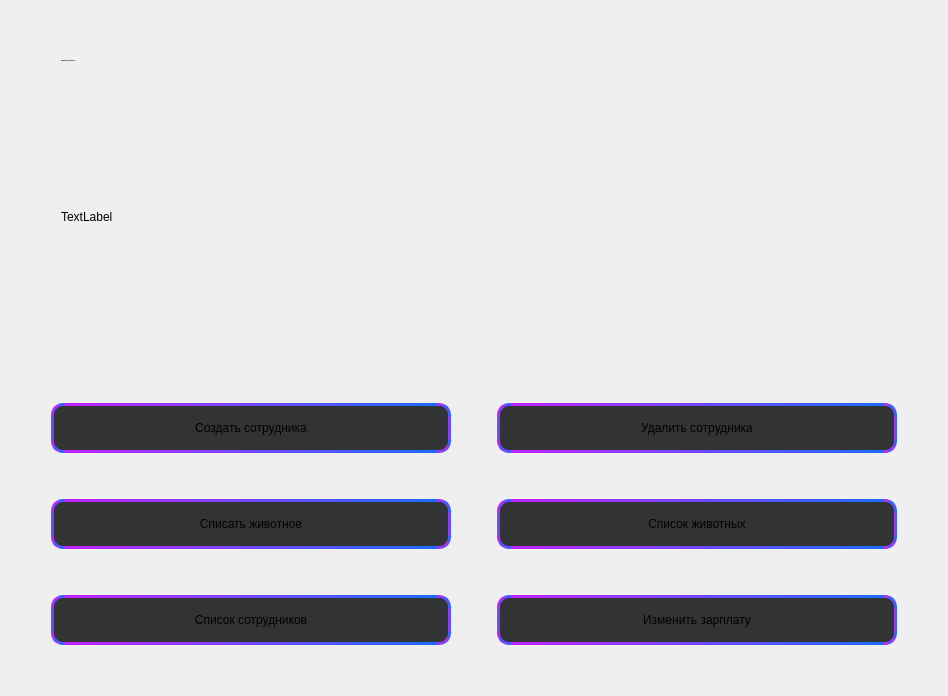
      <widget class="QWidget" name="tab_head_household">
       <property name="enabled">
        <bool>true</bool>
       </property>
       <attribute name="title">
        <string>Заведующий хозяйством</string>
       </attribute>
       <layout class="QVBoxLayout" name="verticalLayout_8">
        <item>
         <layout class="QVBoxLayout" name="verticalLayout_7">
          <item>
           <spacer name="verticalSpacer_53">
            <property name="orientation">
             <enum>Qt::Vertical</enum>
            </property>
            <property name="sizeHint" stdset="0">
             <size>
              <width>20</width>
              <height>40</height>
             </size>
            </property>
           </spacer>
          </item>
          <item>
           <layout class="QHBoxLayout" name="horizontalLayout_8">
            <item>
             <spacer name="horizontalSpacer_65">
              <property name="orientation">
               <enum>Qt::Horizontal</enum>
              </property>
              <property name="sizeType">
               <enum>QSizePolicy::Preferred</enum>
              </property>
              <property name="sizeHint" stdset="0">
               <size>
                <width>50</width>
                <height>20</height>
               </size>
              </property>
             </spacer>
            </item>
            <item>
             <widget class="QLabel" name="lbl_hi_3">
              <property name="font">
               <font>
                <family>Roboto</family>
                <pointsize>-1</pointsize>
                <weight>75</weight>
                <bold>true</bold>
               </font>
              </property>
              <property name="text">
               <string>Здравствуйте, Пользователь !</string>
              </property>
              <property name="alignment">
               <set>Qt::AlignLeading|Qt::AlignLeft|Qt::AlignVCenter</set>
              </property>
             </widget>
            </item>
            <item>
             <spacer name="horizontalSpacer_66">
              <property name="orientation">
               <enum>Qt::Horizontal</enum>
              </property>
              <property name="sizeHint" stdset="0">
               <size>
                <width>40</width>
                <height>20</height>
               </size>
              </property>
             </spacer>
            </item>
           </layout>
          </item>
          <item>
           <spacer name="verticalSpacer_54">
            <property name="orientation">
             <enum>Qt::Vertical</enum>
            </property>
            <property name="sizeHint" stdset="0">
             <size>
              <width>20</width>
              <height>40</height>
             </size>
            </property>
           </spacer>
          </item>
          <item>
           <layout class="QHBoxLayout" name="horizontalLayout_11">
            <item>
             <spacer name="horizontalSpacer_67">
              <property name="orientation">
               <enum>Qt::Horizontal</enum>
              </property>
              <property name="sizeType">
               <enum>QSizePolicy::Minimum</enum>
              </property>
              <property name="sizeHint" stdset="0">
               <size>
                <width>50</width>
                <height>20</height>
               </size>
              </property>
             </spacer>
            </item>
            <item>
             <widget class="QLabel" name="lbl_descript_3">
              <property name="text">
               <string>TextLabel</string>
              </property>
             </widget>
            </item>
            <item>
             <spacer name="horizontalSpacer_68">
              <property name="orientation">
               <enum>Qt::Horizontal</enum>
              </property>
              <property name="sizeType">
               <enum>QSizePolicy::Preferred</enum>
              </property>
              <property name="sizeHint" stdset="0">
               <size>
                <width>40</width>
                <height>20</height>
               </size>
              </property>
             </spacer>
            </item>
            <item>
             <widget class="QLabel" name="img_house_hold">
              <property name="minimumSize">
               <size>
                <width>200</width>
                <height>200</height>
               </size>
              </property>
              <property name="maximumSize">
               <size>
                <width>200</width>
                <height>200</height>
               </size>
              </property>
              <property name="text">
               <string/>
              </property>
              <property name="scaledContents">
               <bool>true</bool>
              </property>
             </widget>
            </item>
            <item>
             <spacer name="horizontalSpacer_69">
              <property name="orientation">
               <enum>Qt::Horizontal</enum>
              </property>
              <property name="sizeType">
               <enum>QSizePolicy::Minimum</enum>
              </property>
              <property name="sizeHint" stdset="0">
               <size>
                <width>40</width>
                <height>20</height>
               </size>
              </property>
             </spacer>
            </item>
           </layout>
          </item>
          <item>
           <spacer name="verticalSpacer_55">
            <property name="orientation">
             <enum>Qt::Vertical</enum>
            </property>
            <property name="sizeHint" stdset="0">
             <size>
              <width>20</width>
              <height>40</height>
             </size>
            </property>
           </spacer>
          </item>
          <item>
           <layout class="QGridLayout" name="gridLayout_5">
            <item row="3" column="5">
             <spacer name="horizontalSpacer_45">
              <property name="orientation">
               <enum>Qt::Horizontal</enum>
              </property>
              <property name="sizeHint" stdset="0">
               <size>
                <width>40</width>
                <height>20</height>
               </size>
              </property>
             </spacer>
            </item>
            <item row="3" column="4">
             <widget class="QPushButton" name="btn_list_animals_4">
              <property name="minimumSize">
               <size>
                <width>400</width>
                <height>50</height>
               </size>
              </property>
              <property name="styleSheet">
               <string notr="true">QPushButton{
	background-color: #313335;
	border: 3px qlineargradient(spread:pad, x1:0, y1:0, x2:1, y2:0, stop:0 #C622FF, stop:1 #1D6BFF);
	border-style: solid;
	border-radius: 12%;
}
QPushButton:hover{
background-color:  #5C6164;
}

QPushButton:pressed{
background-color:  #5C6164;
}

QPushButton:after{
background-color:  #5C6164;
}</string>
              </property>
              <property name="text">
               <string>Список животных</string>
              </property>
             </widget>
            </item>
            <item row="5" column="5">
             <spacer name="horizontalSpacer_46">
              <property name="orientation">
               <enum>Qt::Horizontal</enum>
              </property>
              <property name="sizeHint" stdset="0">
               <size>
                <width>40</width>
                <height>20</height>
               </size>
              </property>
             </spacer>
            </item>
            <item row="1" column="4">
             <widget class="QPushButton" name="btn_rm_employee">
              <property name="minimumSize">
               <size>
                <width>400</width>
                <height>50</height>
               </size>
              </property>
              <property name="styleSheet">
               <string notr="true">QPushButton{
	background-color: #313335;
	border: 3px qlineargradient(spread:pad, x1:0, y1:0, x2:1, y2:0, stop:0 #C622FF, stop:1 #1D6BFF);
	border-style: solid;
	border-radius: 12%;
}
QPushButton:hover{
background-color:  #5C6164;
}

QPushButton:pressed{
background-color:  #5C6164;
}

QPushButton:after{
background-color:  #5C6164;
}</string>
              </property>
              <property name="text">
               <string>Удалить сотрудника</string>
              </property>
             </widget>
            </item>
            <item row="4" column="4">
             <spacer name="verticalSpacer_12">
              <property name="orientation">
               <enum>Qt::Vertical</enum>
              </property>
              <property name="sizeHint" stdset="0">
               <size>
                <width>20</width>
                <height>40</height>
               </size>
              </property>
             </spacer>
            </item>
            <item row="0" column="4">
             <spacer name="verticalSpacer_39">
              <property name="orientation">
               <enum>Qt::Vertical</enum>
              </property>
              <property name="sizeHint" stdset="0">
               <size>
                <width>20</width>
                <height>40</height>
               </size>
              </property>
             </spacer>
            </item>
            <item row="0" column="2">
             <spacer name="verticalSpacer_47">
              <property name="orientation">
               <enum>Qt::Vertical</enum>
              </property>
              <property name="sizeHint" stdset="0">
               <size>
                <width>20</width>
                <height>40</height>
               </size>
              </property>
             </spacer>
            </item>
            <item row="5" column="1">
             <spacer name="horizontalSpacer_54">
              <property name="orientation">
               <enum>Qt::Horizontal</enum>
              </property>
              <property name="sizeHint" stdset="0">
               <size>
                <width>40</width>
                <height>20</height>
               </size>
              </property>
             </spacer>
            </item>
            <item row="5" column="4">
             <widget class="QPushButton" name="btn_change_pay">
              <property name="minimumSize">
               <size>
                <width>400</width>
                <height>50</height>
               </size>
              </property>
              <property name="styleSheet">
               <string notr="true">QPushButton{
	background-color: #313335;
	border: 3px qlineargradient(spread:pad, x1:0, y1:0, x2:1, y2:0, stop:0 #C622FF, stop:1 #1D6BFF);
	border-style: solid;
	border-radius: 12%;
}
QPushButton:hover{
background-color:  #5C6164;
}

QPushButton:pressed{
background-color:  #5C6164;
}

QPushButton:after{
background-color:  #5C6164;
}</string>
              </property>
              <property name="text">
               <string>Изменить зарплату</string>
              </property>
             </widget>
            </item>
            <item row="4" column="2">
             <spacer name="verticalSpacer_48">
              <property name="orientation">
               <enum>Qt::Vertical</enum>
              </property>
              <property name="sizeHint" stdset="0">
               <size>
                <width>20</width>
                <height>40</height>
               </size>
              </property>
             </spacer>
            </item>
            <item row="3" column="3">
             <spacer name="horizontalSpacer_56">
              <property name="orientation">
               <enum>Qt::Horizontal</enum>
              </property>
              <property name="sizeHint" stdset="0">
               <size>
                <width>40</width>
                <height>20</height>
               </size>
              </property>
             </spacer>
            </item>
            <item row="6" column="4">
             <spacer name="verticalSpacer_49">
              <property name="orientation">
               <enum>Qt::Vertical</enum>
              </property>
              <property name="sizeHint" stdset="0">
               <size>
                <width>20</width>
                <height>40</height>
               </size>
              </property>
             </spacer>
            </item>
            <item row="3" column="2">
             <widget class="QPushButton" name="btn_write_off_animal">
              <property name="minimumSize">
               <size>
                <width>400</width>
                <height>50</height>
               </size>
              </property>
              <property name="styleSheet">
               <string notr="true">QPushButton{
	background-color: #313335;
	border: 3px qlineargradient(spread:pad, x1:0, y1:0, x2:1, y2:0, stop:0 #C622FF, stop:1 #1D6BFF);
	border-style: solid;
	border-radius: 12%;
}
QPushButton:hover{
background-color:  #5C6164;
}

QPushButton:pressed{
background-color:  #5C6164;
}

QPushButton:after{
background-color:  #5C6164;
}</string>
              </property>
              <property name="text">
               <string>Списать животное</string>
              </property>
             </widget>
            </item>
            <item row="5" column="2">
             <widget class="QPushButton" name="btn_list_employees">
              <property name="minimumSize">
               <size>
                <width>400</width>
                <height>50</height>
               </size>
              </property>
              <property name="styleSheet">
               <string notr="true">QPushButton{
	background-color: #313335;
	border: 3px qlineargradient(spread:pad, x1:0, y1:0, x2:1, y2:0, stop:0 #C622FF, stop:1 #1D6BFF);
	border-style: solid;
	border-radius: 12%;
}
QPushButton:hover{
background-color:  #5C6164;
}

QPushButton:pressed{
background-color:  #5C6164;
}

QPushButton:after{
background-color:  #5C6164;
}</string>
              </property>
              <property name="text">
               <string>Список сотрудников</string>
              </property>
             </widget>
            </item>
            <item row="3" column="1">
             <spacer name="horizontalSpacer_60">
              <property name="orientation">
               <enum>Qt::Horizontal</enum>
              </property>
              <property name="sizeHint" stdset="0">
               <size>
                <width>40</width>
                <height>20</height>
               </size>
              </property>
             </spacer>
            </item>
            <item row="2" column="2">
             <spacer name="verticalSpacer_50">
              <property name="orientation">
               <enum>Qt::Vertical</enum>
              </property>
              <property name="sizeHint" stdset="0">
               <size>
                <width>20</width>
                <height>40</height>
               </size>
              </property>
             </spacer>
            </item>
            <item row="1" column="5">
             <spacer name="horizontalSpacer_61">
              <property name="orientation">
               <enum>Qt::Horizontal</enum>
              </property>
              <property name="sizeHint" stdset="0">
               <size>
                <width>40</width>
                <height>20</height>
               </size>
              </property>
             </spacer>
            </item>
            <item row="5" column="3">
             <spacer name="horizontalSpacer_62">
              <property name="orientation">
               <enum>Qt::Horizontal</enum>
              </property>
              <property name="sizeHint" stdset="0">
               <size>
                <width>40</width>
                <height>20</height>
               </size>
              </property>
             </spacer>
            </item>
            <item row="1" column="1">
             <spacer name="horizontalSpacer_63">
              <property name="orientation">
               <enum>Qt::Horizontal</enum>
              </property>
              <property name="sizeHint" stdset="0">
               <size>
                <width>40</width>
                <height>20</height>
               </size>
              </property>
             </spacer>
            </item>
            <item row="6" column="2">
             <spacer name="verticalSpacer_51">
              <property name="orientation">
               <enum>Qt::Vertical</enum>
              </property>
              <property name="sizeHint" stdset="0">
               <size>
                <width>20</width>
                <height>40</height>
               </size>
              </property>
             </spacer>
            </item>
            <item row="2" column="4">
             <spacer name="verticalSpacer_52">
              <property name="orientation">
               <enum>Qt::Vertical</enum>
              </property>
              <property name="sizeHint" stdset="0">
               <size>
                <width>20</width>
                <height>40</height>
               </size>
              </property>
             </spacer>
            </item>
            <item row="1" column="3">
             <spacer name="horizontalSpacer_64">
              <property name="orientation">
               <enum>Qt::Horizontal</enum>
              </property>
              <property name="sizeHint" stdset="0">
               <size>
                <width>40</width>
                <height>20</height>
               </size>
              </property>
             </spacer>
            </item>
            <item row="1" column="2">
             <widget class="QPushButton" name="btn_add_employee">
              <property name="minimumSize">
               <size>
                <width>400</width>
                <height>50</height>
               </size>
              </property>
              <property name="sizeIncrement">
               <size>
                <width>0</width>
                <height>50</height>
               </size>
              </property>
              <property name="styleSheet">
               <string notr="true">QPushButton{
	background-color: #313335;
	border: 3px qlineargradient(spread:pad, x1:0, y1:0, x2:1, y2:0, stop:0 #C622FF, stop:1 #1D6BFF);
	border-style: solid;
	border-radius: 12%;
}
QPushButton:hover{
background-color:  #5C6164;
}

QPushButton:pressed{
background-color:  #5C6164;
}

QPushButton:after{
background-color:  #5C6164;
}</string>
              </property>
              <property name="text">
               <string>Создать сотрудника</string>
              </property>
             </widget>
            </item>
           </layout>
          </item>
         </layout>
        </item>
       </layout>
      </widget>
